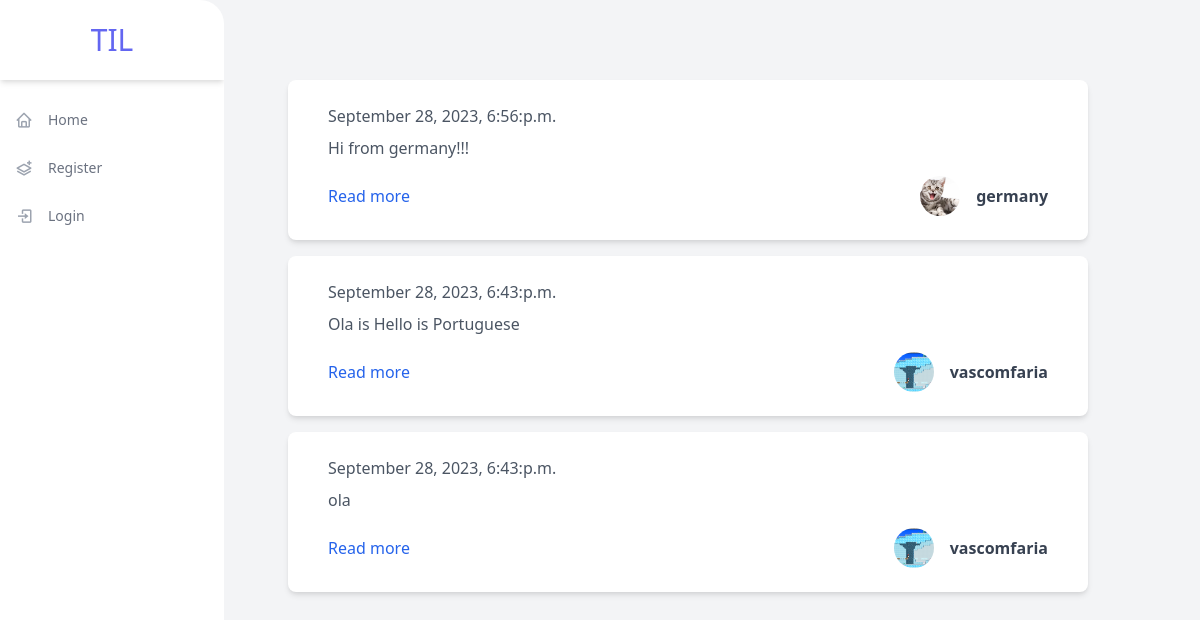
The page / on the database its author committed.
### feed/models.py (models this page shows, shortened)
class Post(models.Model):
    text = models.CharField(max_length=240)
    date = models.DateTimeField(auto_now=True)
    author = models.ForeignKey(
        User,
        on_delete=models.CASCADE,
    )

### feed/views.py (the view)
# urls.py: path("", views.HomePage.as_view(), name="index"),
class HomePage(TemplateView):
    http_method_names = ["get"]
    template_name = "feed/homepage.html"
    def dispatch(self, request, *args, **kwargs):
        self.request = request
        return super().dispatch(request, *args, **kwargs)
    def get_context_data(self, *args, **kwargs):
        context = super().get_context_data(*args, **kwargs)
        if self.request.user.is_authenticated:
            following = list(
                Follower.objects.filter(followed_by=self.request.user).values_list('following', flat=True)
            )
            if not following:
                posts = Post.objects.all().order_by('-id')[0:30]
            else:
                posts = Post.objects.filter(author__in=following).order_by('-id')[0:60]
        else:
            posts = Post.objects.all().order_by('-id')[0:30]
        context['posts'] = posts
        return context

### feed/templates/feed/homepage.html (shortened to what this page needs)
{% extends "base.html" %}
{% block body %}
    <div id="posts-container">
        {% for post in posts %}
            {% include "includes/post.html" with post=post show_detail_link=True %}
        {% endfor %}
    </div>
{% endblock %}

### til/templates/base.html (shortened to what this page needs)
{% load static %}
<!DOCTYPE html>
<html lang="en">
<head>
    <link href="https://unpkg.com/tailwindcss@^2/dist/tailwind.min.css" rel="stylesheet">
    <link rel="stylesheet" href="https://unpkg.com/boxicons@2.0.7/css/boxicons.min.css" />
</head>
<body>
<div class="min-h-screen flex flex-row bg-gray-100">
  <div class="flex flex-col w-56 bg-white rounded-r-3xl overflow-hidden">
    <div class="flex items-center justify-center h-20 shadow-md">
      <h1 class="text-3xl uppercase text-indigo-500">TIL</h1>
    </div>
    <ul class="flex flex-col py-4">
      <li>
        <a href="/" class="flex flex-row items-center h-12 transform hover:translate-x-2 transition-transform ease-in duration-200 text-gray-500 hover:text-gray-800">
          <span class="inline-flex items-center justify-center h-12 w-12 text-lg text-gray-400"><i class="bx bx-home"></i></span>
          <span class="text-sm font-medium">Home</span>
        </a>
      </li>
      {% if request.user.is_authenticated %}
        <li>
            <a href="{% url 'feed:new_post' %}" class="flex flex-row items-center h-12 transform hover:translate-x-2 transition-transform ease-in duration-200 text-gray-500 hover:text-gray-800 js-toggle-modal">
              <span class="inline-flex items-center justify-center h-12 w-12 text-lg text-gray-400"><i class="bx bx-layer-plus"></i></span>
              <span class="text-sm font-medium">New post</span>
            </a>
        </li>
        <li>
          <a href="{% url 'profile' %}" class="flex flex-row items-center h-12 transform hover:translate-x-2 transition-transform ease-in duration-200 text-gray-500 hover:text-gray-800">
            <span class="inline-flex items-center justify-center h-12 w-12 text-lg text-gray-400"><i class="bx bx-layer-plus"></i></span>
            <span class="text-sm font-medium">Update Profile</span>
          </a>
      </li>
        <li>
            <a href="{% url 'account_logout' %}" class="flex flex-row items-center h-12 transform hover:translate-x-2 transition-transform ease-in duration-200 text-gray-500 hover:text-gray-800">
            <span class="inline-flex items-center justify-center h-12 w-12 text-lg text-gray-400"><i class="bx bx-log-out"></i></span>
            <span class="text-sm font-medium">Logout</span>
            </a>
        </li>
      {% else %}
      <li>
        <a href="{% url 'account_signup' %}" class="flex flex-row items-center h-12 transform hover:translate-x-2 transition-transform ease-in duration-200 text-gray-500 hover:text-gray-800 ">
          <span class="inline-flex items-center justify-center h-12 w-12 text-lg text-gray-400"><i class="bx bx-layer-plus"></i></span>
          <span class="text-sm font-medium">Register</span>
        </a>
    </li>
        <li>
            <a href="{% url 'account_login' %}" class="flex flex-row items-center h-12 transform hover:translate-x-2 transition-transform ease-in duration-200 text-gray-500 hover:text-gray-800">
            <span class="inline-flex items-center justify-center h-12 w-12 text-lg text-gray-400"><i class="bx bx-log-in"></i></span>
            <span class="text-sm font-medium">Login</span>
            </a>
        </li>
      {% endif %}
    </ul>
  </div>
  <div class="p-16">
    {% block body %}{% endblock %}
  </div>
</div>
</body>
</html>

### til/templates/includes/post.html
{%load static %}
{% load thumbnail %}
<div class="max-w-4xl px-10 my-4 py-6 bg-white rounded-lg shadow-md" style='width: 50rem'>
    <div class="flex justify-between items-center">
        <span class="font-light text-gray-600">{{ post.date|date:"F j, Y, g:i:a" }}</span>
    </div>
    <div class="mt-2">
        <p class="mt-2 text-gray-600">{{ post.text }}</p>
    </div>
    <div class="flex justify-between items-center mt-4">
        {% if show_detail_link %}
            <a class="text-blue-600 hover:underline" href="{% url 'feed:detail' post.id %}">
                Read more
            </a>
        {% else %}
            <span>&nbsp;</span>
        {% endif %}
        <div>
            <a class="flex items-center" href="{% url 'profiles:detail' post.author.username %}">
                {% thumbnail post.author.profile.image "373x373" crop="center" as im %}
                    <img class="mx-4 w-10 h-10 object-cover rounded-full hidden sm:block" src="{{ im.url }}" alt="avatar">
                {% endthumbnail %}
                <h1 class="text-gray-700 font-bold">{{ post.author.username }}</h1>
            </a>
        </div>
    </div>
</div>

### rows shown on the page
Post: date "September 28, 2023, 6:56:p.m.", text "Hi from germany!!!", shows a picture, author.username "germany"
Post: date "September 28, 2023, 6:43:p.m.", text "Ola is Hello is Portuguese", author.username "vascomfaria"
Post: date "September 28, 2023, 6:43:p.m.", text "ola", author.username "vascomfaria"
